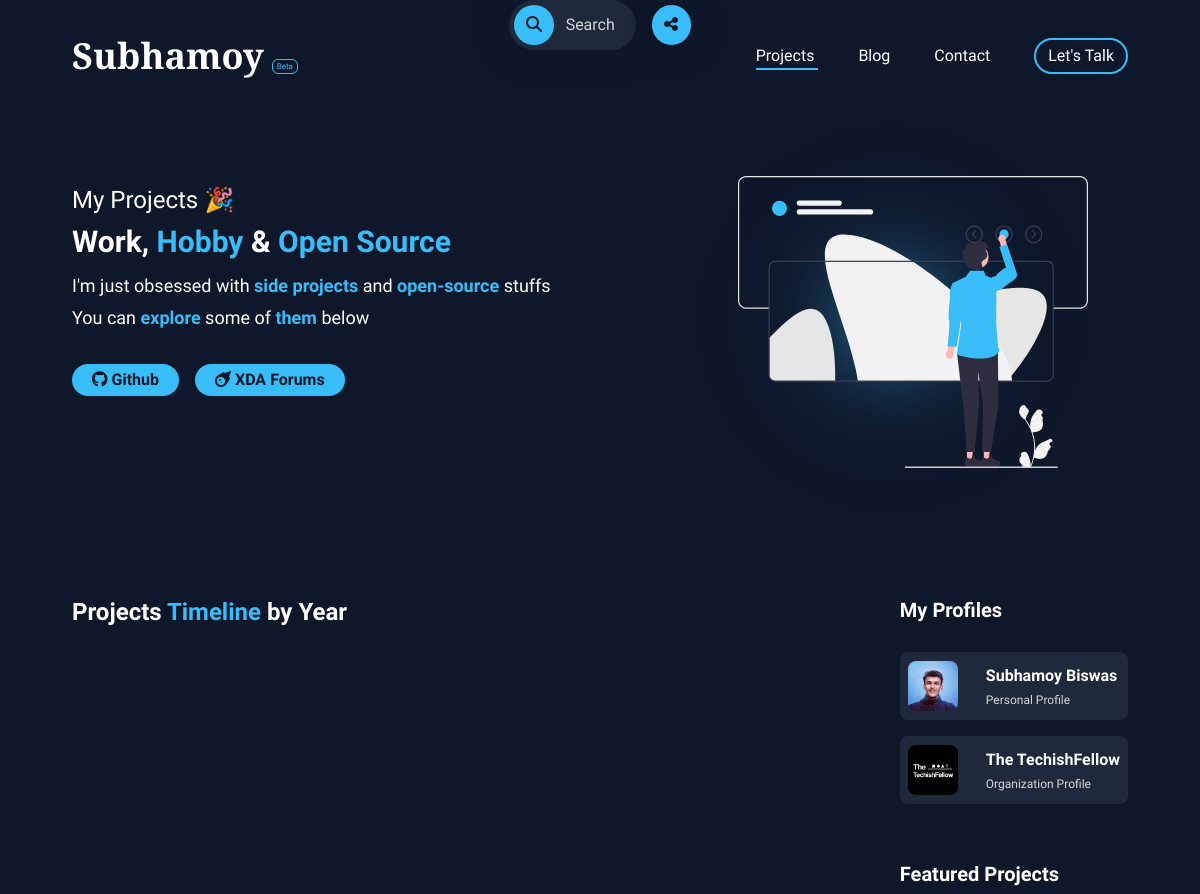
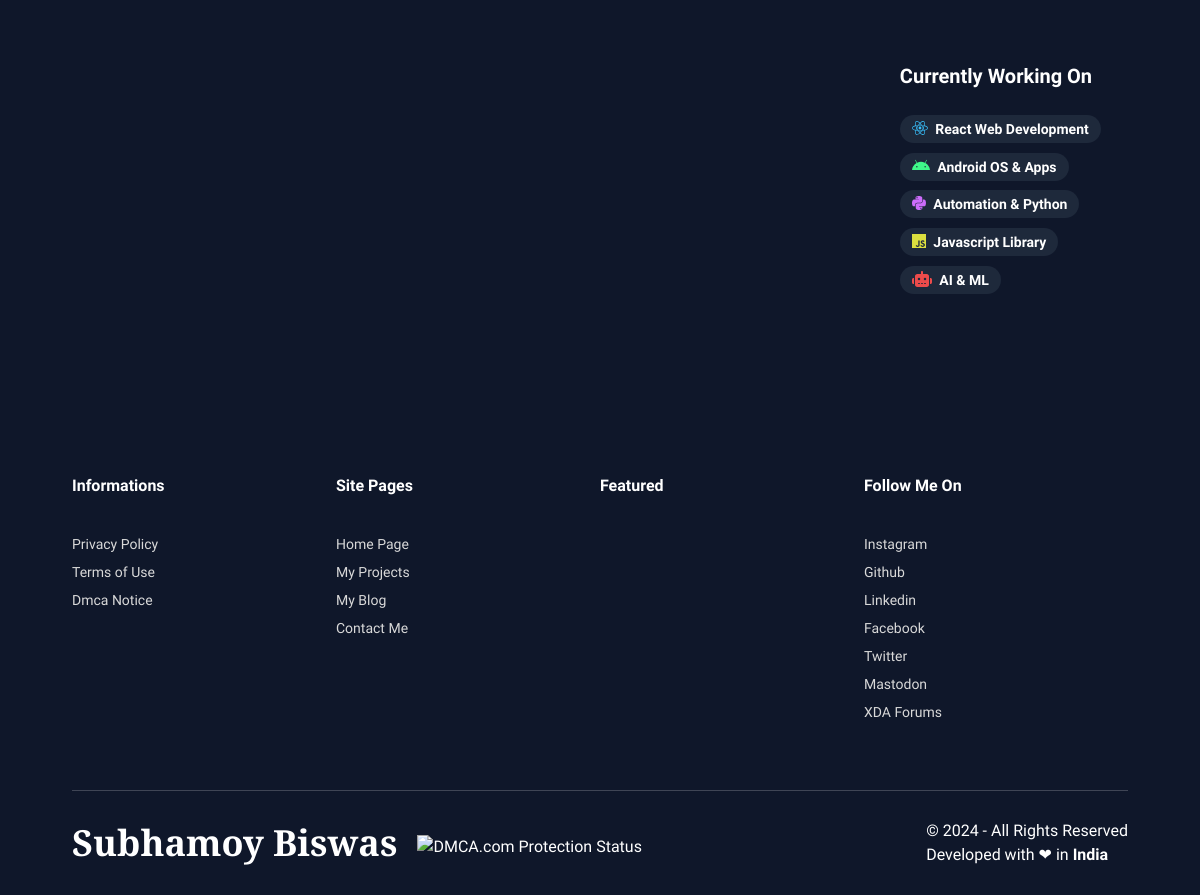
The app's page /htdocs/projects.php with its own data (2 pictures, top to bottom).
### tables this page shows
CREATE TABLE `profile` (
  `id` int(10) NOT NULL,
  `name` varchar(100) NOT NULL,
  `description` varchar(100) NOT NULL,
  `link` varchar(200) NOT NULL,
  `photo` varchar(200) NOT NULL,
  `stag` varchar(100) DEFAULT NULL
);

CREATE TABLE `working_on` (
  `id` int(10) NOT NULL,
  `title` varchar(100) NOT NULL,
  `icon` varchar(100) NOT NULL,
  `icon_color` varchar(50) NOT NULL
);

CREATE TABLE `socials` (
  `id` int(10) NOT NULL,
  `platform` varchar(100) NOT NULL,
  `icon` varchar(100) NOT NULL,
  `link` varchar(100) NOT NULL,
  `stag` varchar(100) DEFAULT NULL
);

### htdocs/core/host_config.php (called while the page is built)
<?php
$currentHost = $_SERVER['HTTP_HOST'];
$localIP = $_ENV['LOCAL_IP'];
$domain = $_ENV['DOMAIN'];
if($currentHost == "localhost") {
    $basePath = "https://localhost/neosubhamoy/htdocs";
}
elseif ($currentHost == $localIP) {
    $basePath = "https://" . $localIP . "/neosubhamoy/htdocs";
}
else {
    $basePath = "https://" . $currentHost;
}
?>

### htdocs/core/query_functions.php (called while the page is built, shortened)
<?php
function fetch_all_records($conn, $table_name) {
    $sql = "SELECT * FROM $table_name";
    $result = $conn -> query($sql);
    return $result;
}
function fetch_social_link($conn, $platform_name) {
    $sql = "SELECT link FROM socials WHERE platform = '$platform_name'";
    $result = $conn -> query($sql);
    if($result -> num_rows > 0){
        $row = $result -> fetch_assoc();
        return $row['link'];
    }
    else {
        return "#";
    }
}
function fetch_social_icon($conn, $platform_name) {
    $sql = "SELECT icon FROM socials WHERE platform = '$platform_name'";
    $result = $conn -> query($sql);
    if($result -> num_rows > 0){
        $row = $result -> fetch_assoc();
        return $row['icon'];
    }
}
?>

### htdocs/projects.php (the view, shortened to what this page needs)
<?php
require 'core/connection.php';
require 'core/host_config.php';
require 'core/query_functions.php';
?>
<!DOCTYPE html>
<html lang="en" class="scroll-smooth">
<head>
    <?php require 'assets/_integrate.php';?>
</head>
<body class="font-lexend bg-bg_primary text-accent_secondary">
    <?php include 'assets/_floatingbar.php';?>
    <?php require 'assets/_header.php';?>
    <div class="projectsbox w-full px-4 lg:px-[4.5rem]">
        <div class="herosection w-full flex flex-col-reverse justify-center lg:flex-row lg:justify-between items-center mb-3">
            <div class="herotitle w-full px-2 lg:px-0 lg:mt-16 lg:mb-10 2xl:mt-24 2xl:mb-32">
                <p class="text-xl lg:text-2xl my-3 lg:my-2" data-aos="fade-right">My Projects  🎉</p>
                <h1 class="text-2xl lg:text-3xl mt-1 mb-4 lg:mt-2 lg:mb-3 whitespace-nowrap font-bold" data-aos="fade-right" data-aos-delay="100">Work, <span class="text-accent_primary">Hobby</span> & <span class="text-accent_primary">Open Source</span></h1>
                <h2 class="text-lg mt-3 mb-1 lg:mt-2 lg:mb-1 lg:whitespace-nowrap" data-aos="fade-right" data-aos-delay="150">I'm just obsessed with <span class="text-accent_primary font-bold">side projects</span> and <span class="text-accent_primary font-bold">open-source</span> stuffs</h2>
                <h3 class="text-lg mt-1 mb-3 lg:mt-1 lg:mb-2 lg:whitespace-nowrap" data-aos="fade-right" data-aos-delay="200">You can <span class="text-accent_primary font-bold">explore</span> some of <span class="text-accent_primary font-bold">them</span> below</h3>
                <div class="w-full flex justify-start items-center my-7 lg:my-6" data-aos="fade-right" data-aos-delay="250">
                    <button class="w-fit px-5 py-1 my-2 mr-2 font-bold bg-accent_primary text-bg_primary rounded-full hover:shadow-lg hover:shadow-accent_secondary_transparent hover:bg-accent_secondary hover:rounded-lg transition transform duration-500" onclick="window.open('<?php echo fetch_social_link($conn, 'Github') ?>', '_blank')"><i class="text-bg_primary <?php echo fetch_social_icon($conn, 'Github') ?>"></i> Github</button>
                    <button class="w-fit px-5 py-1 my-2 ml-2 font-bold bg-accent_primary text-bg_primary rounded-full hover:shadow-lg hover:shadow-accent_secondary_transparent hover:bg-accent_secondary hover:rounded-lg transition transform duration-500" onclick="window.open('<?php echo fetch_social_link($conn, 'XDA Forums') ?>', '_blank')"><i class="text-bg_primary <?php echo fetch_social_icon($conn, 'XDA Forums') ?>"></i> XDA Forums</button>
                </div>
            </div>
            <div class="heroimage w-full h-full flex justify-center lg:justify-end items-center mt-10 lg:mt-0">
                <div class="wrapper w-[250px] lg:w-[350px] mb-20 mt-10 lg:mb-0 lg:mt-16 lg:mr-10 z-20" data-aos="zoom-in">
                    <img src="./assets/images/projects-heroimage.svg" alt="heroimage">
                </div>
            </div>
        </div>
        <div class="projectssection w-full flex justify-between items-start mt-32 mb-72 lg:mb-32 px-2 lg:px-0">
            <div class="lefttimeline">
                <h4 class="text-2xl font-bold mb-10">Projects <span class="text-accent_primary">Timeline</span> by Year</h4>
            </div>
            <div class="rightfeatured hidden lg:block">
                <h5 class="text-xl font-bold mb-5">My Profiles</h5>
                <div class="w-full flex flex-col justify-center items-center mb-12">
                    <?php
                    $profiles = fetch_all_records($conn, "profile");
                    if($profiles -> num_rows > 0) {
                        while($profile = $profiles -> fetch_assoc()) {
                            echo "
                            <div class='w-full flex justify-start items-center bg-bg_secondary p-2 rounded-lg my-2 cursor-pointer hover:bg-bg_third transition transform duration-500' onclick=\"window.open('".$profile['link']."')\">
                                <div class='wrapper w-[50px] rounded-lg overflow-hidden'><img src='".$profile['photo']."' alt='".str_replace(' ', '', strtolower($profile['name']))."'></div>
                                <div class='w-ful ml-7'>
                                    <h6 class='text-base font-bold my-1'>".$profile['name']."</h6>
                                    <p class='text-xs text-accent_three my-1'>".$profile['description']."</p>
                                </div>
                            </div>
                            ";
                        }
                    }
                    ?>
                </div>
                <h5 class="text-xl font-bold mb-5">Featured Projects</h5>
                <h5 class="text-xl font-bold mb-5">Currently Working On</h5>
                <div class="w-full flex flex-col justify-center flex-wrap mb-12">
                    <?php
                    $working_on = fetch_all_records($conn, "working_on");
                    if($working_on -> num_rows > 0) {
                        while($working_on_topic = $working_on -> fetch_assoc()) {
                            echo"
                            <div class='w-fit my-[0.30rem] text-sm font-bold bg-bg_secondary px-3 py-1 rounded-full'><i class='text-base mr-1 ".$working_on_topic['icon']."' style='color: ".$working_on_topic['icon_color']."'></i> ".$working_on_topic['title']."</div>
                            ";
                        }
                    }
                    ?>
                </div>
            </div>
        </div>
    </div>
    <?php require 'assets/_footer.php';?>
</body>
</html>

### htdocs/assets/_integrate.php (shortened to what this page needs)
<link rel="stylesheet" href="assets/style.css">
<link rel="stylesheet" href="assets/extra-style.css">
<link rel="stylesheet" href="https://unpkg.com/tippy.js@6/animations/shift-away.css">
<link rel="stylesheet" href="https://unpkg.com/tippy.js@6/animations/scale-subtle.css"/>
<link rel="stylesheet" href="https://unpkg.com/aos@next/dist/aos.css" />

### htdocs/assets/_floatingbar.php (shortened to what this page needs)
<div id="floating-bar" class="fixed inset-x-0 bottom-[7vh] z-[100] hidden lg:flex justify-center items-center">
    <div id="searchbar" class="searchbar bg-bg_secondary rounded-full p-[0.30rem] flex items-center cursor-pointer mx-2 shadow-[0px_0px_30px] shadow-bg_primary hover:shadow-accent_primary_extratransparent transition transform duration-300">
        <button class="bg-accent_primary px-3 py-2 rounded-full"><i class="fa-solid fa-magnifying-glass text-bg_primary"></i></button>
        <p id="searchtext" class="ml-3 mr-4 text-accent_three">Search</p>
    </div>
    <button id="sharebutton" class="sharebutton bg-accent_primary px-[0.80rem] py-2 rounded-full mx-2 shadow-[0px_0px_30px] shadow-bg_primary hover:shadow-accent_primary_transparent transition transform duration-300"><i class="fa-solid fa-share-nodes text-bg_primary"></i></button>
</div>

### htdocs/assets/_header.php (shortened to what this page needs)
<?php
function isPageActive($pageName, $pageRoute) {
    $currentPage = $_SERVER['PHP_SELF'];
    $currentRoute = parse_url($_SERVER['REQUEST_URI'])['path'];
    if (strpos($currentPage, $pageName) !== false || strpos($currentRoute, $pageRoute) !== false) {
        if ($pageRoute == '/' && ($pos = strrpos($currentRoute, $pageRoute)) !== false && $pos < strlen($currentRoute) - 1) {
            return '';
        }
        return 'w-full';
    }
    return '';
}
?>
<nav class="w-full flex justify-between items-center py-5 lg:py-9 px-4 lg:px-[3.5rem]">
    <div class="logo ml-2 lg:ml-4 z-[75] lg:z-10">
        <a class="font-cormorant text-4xl font-bold" href="<?php echo $basePath ?>">Subhamoy</a>
        <span class="text-[0.50rem] font-[300] text-accent_primary px-1 py-[0.10rem] rounded-md border-[1px] border-accent_primary ml-1 cursor-pointer" title="This website is still Under Development (Public Beta)">Beta</span>
    </div>
    <div class="widemenu mr-4 hidden lg:block">
        <a class="mx-5 py-[0.30rem] relative group" href="<?php echo $basePath . '/projects' ?>">
            Projects
            <span class="absolute bottom-0 left-0 h-[2px] bg-accent_primary transition-all duration-300 w-0 <?php echo isPageActive('projects.php', '/projects');?> group-hover:w-full"></span>
        </a>
        <a class="mx-5 py-[0.30rem] relative group" href="<?php echo $basePath . '/blog' ?>">
            Blog
        </a>
        <a class="mx-5 py-[0.30rem] relative group" href="<?php echo $basePath . '/contact' ?>">
            Contact
        </a>
        <button class="ml-5 px-3 py-1 border-[2px] border-accent_primary rounded-full hover:rounded-lg hover:shadow-lg hover:shadow-accent_primary_transparent transition transform duration-500" onclick="location.href='<?php echo $basePath . '/contact' ?>'">Let's Talk</button>
    </div>
</nav>

### htdocs/assets/_footer.php (shortened to what this page needs)
<footer class="w-full px-6 lg:px-[4.5rem]">
    <div class="fottermenu w-full flex justify-around flex-wrap lg:flex-nowrap mb-10">
        <div class="w-[50%] lg:w-[25%] flex flex-col justify-start items-start mb-10 lg:mb-0">
            <h6 class="font-bold mb-8">Informations</h6>
            <a class="text-sm text-accent_three my-1 hover:text-accent_secondary transition transform duration-100" href="<?php echo $basePath . '/privacy-policy' ?>">Privacy Policy</a>
            <a class="text-sm text-accent_three my-1 hover:text-accent_secondary transition transform duration-100" href="<?php echo $basePath . '/terms-of-use' ?>">Terms of Use</a>
            <a class="text-sm text-accent_three my-1 hover:text-accent_secondary transition transform duration-100" href="<?php echo $basePath . '/dmca' ?>">Dmca Notice</a>
        </div>
        <div class="w-[50%] lg:w-[25%] flex flex-col justify-start items-start mb-10 lg:mb-0">
            <h6 class="font-bold mb-8">Site Pages</h6>
            <a class="text-sm text-accent_three my-1 hover:text-accent_secondary transition transform duration-100" href="<?php echo $basePath ?>">Home Page</a>
            <a class="text-sm text-accent_three my-1 hover:text-accent_secondary transition transform duration-100" href="<?php echo $basePath . '/projects' ?>">My Projects</a>
            <a class="text-sm text-accent_three my-1 hover:text-accent_secondary transition transform duration-100" href="<?php echo $basePath . '/blog' ?>">My Blog</a>
            <a class="text-sm text-accent_three my-1 hover:text-accent_secondary transition transform duration-100" href="<?php echo $basePath . '/contact' ?>">Contact Me</a>
        </div>
        <div class="w-[50%] lg:w-[25%] flex flex-col justify-start items-start mb-10 lg:mb-0">
            <h6 class="font-bold mb-8">Featured</h6>
        </div>
        <div class="w-[50%] lg:w-[25%] flex flex-col justify-start items-start mb-10 lg:mb-0">
            <h6 class="font-bold mb-8">Follow Me On</h6>
            <?php
            $footer_socials = fetch_all_records($conn, "socials");
            if($footer_socials -> num_rows > 0) {
                while($footer_social = $footer_socials -> fetch_assoc()) {
                    if($footer_social['platform'] == "Mastodon") {
                        echo "
                        <a class='text-sm text-accent_three my-1 hover:text-accent_secondary transition transform duration-100' rel='me' href='".$footer_social['link']."' target='_blank'>".$footer_social['platform']."</a>
                        ";
                    } else {
                        echo "
                        <a class='text-sm text-accent_three my-1 hover:text-accent_secondary transition transform duration-100' href='".$footer_social['link']."' target='_blank'>".$footer_social['platform']."</a>
                        ";
                    }
                }
            }
            ?>
        </div>
    </div>
    <hr class="opacity-20 mt-16 mb-5">
    <div class="copyrightsection w-full flex justify-between items-center mt-7 mb-12">
        <div class="items-center hidden lg:flex">
            <a class="font-cormorant text-4xl font-bold" href="https://<?php echo $domain ?>">Subhamoy Biswas</a>
            <span class="ml-5 mt-2">
                <a href="//www.dmca.com/Protection/Status.aspx?ID=8b6891f8-49be-46fd-83a4-efbc89007880" title="DMCA.com Protection Status" class="dmca-badge"><img src ="https://images.dmca.com/Badges/dmca-badge-w100-5x1-07.png?ID=8b6891f8-49be-46fd-83a4-efbc89007880"  alt="DMCA.com Protection Status" /></a><script src="https://images.dmca.com/Badges/DMCABadgeHelper.min.js"></script>
            </span>
        </div>
        <div class="flex flex-col">
            <p class="">&#169; <script>document.write(new Date().getFullYear())</script> - All Rights Reserved<br>Developed with &#10084; in <strong>India</strong></p>
        </div>
    </div>
</footer>

### records on screen
profile: photo (picture), name "Subhamoy Biswas", description "Personal Profile"
profile: photo (picture), name "The TechishFellow", description "Organization Profile"
working_on: title "React Web Development"
working_on: title "Android OS & Apps"
working_on: title "Automation & Python"
working_on: title "Javascript Library"
working_on: title "AI & ML"
socials: platform "Instagram"
socials: platform "Github"
socials: platform "Linkedin"
socials: platform "Facebook"
socials: platform "Twitter"
socials: platform "Mastodon"
socials: platform "XDA Forums"
